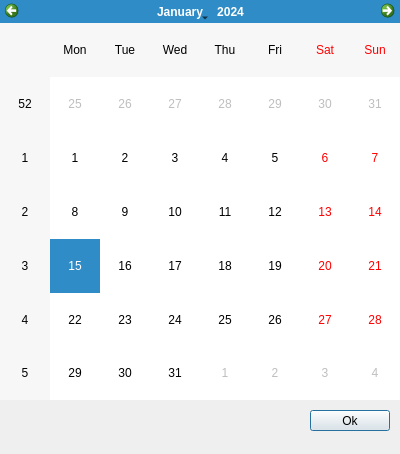
<?xml version="1.0" encoding="UTF-8"?>
<ui version="4.0">
 <class>Dialog</class>
 <widget class="QDialog" name="Dialog">
  <property name="geometry">
   <rect>
    <x>0</x>
    <y>0</y>
    <width>400</width>
    <height>454</height>
   </rect>
  </property>
  <property name="windowTitle">
   <string>Dialog</string>
  </property>
  <widget class="QCalendarWidget" name="calendar">
   <property name="geometry">
    <rect>
     <x>0</x>
     <y>0</y>
     <width>400</width>
     <height>400</height>
    </rect>
   </property>
   <property name="styleSheet">
    <string notr="true"/>
   </property>
  </widget>
  <widget class="QPushButton" name="okButton">
   <property name="geometry">
    <rect>
     <x>310</x>
     <y>410</y>
     <width>80</width>
     <height>21</height>
    </rect>
   </property>
   <property name="text">
    <string>Ok</string>
   </property>
  </widget>
 </widget>
 <resources/>
 <connections/>
</ui>
